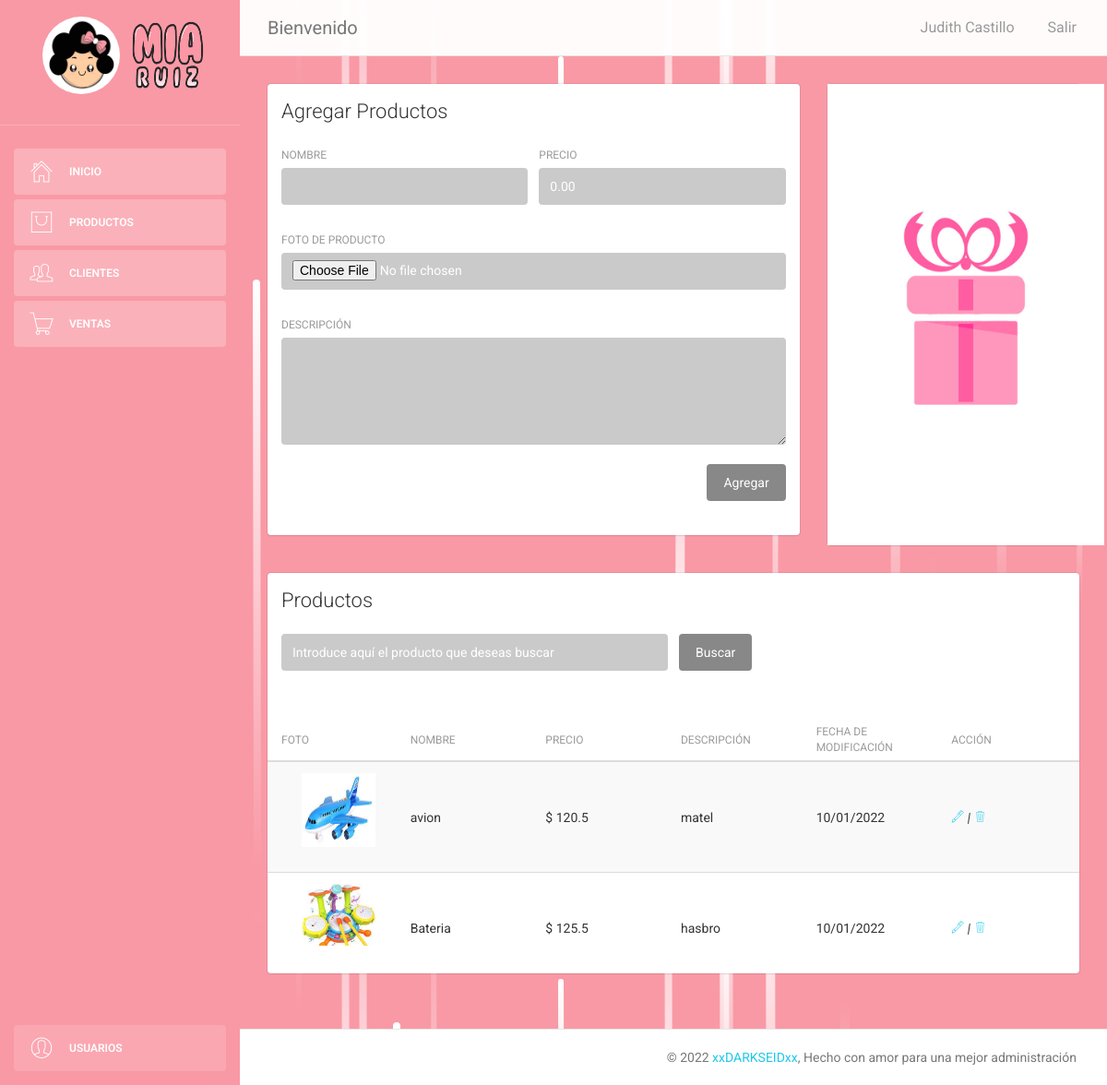
The app's page /body-admin/productos.php (signed in) with its own data.
### tables this page shows
CREATE TABLE `productos` (
  `id_producto` int(11) NOT NULL,
  `nombreP` varchar(50) NOT NULL,
  `precioP` varchar(50) NOT NULL,
  `descriP` varchar(100) NOT NULL,
  `fotoP` varchar(100) NOT NULL,
  `fechaMod` varchar(50) NOT NULL
);

### body-admin/productos.php (the view, shortened to what this page needs)
<?php
  if($_SESSION["logueado"] == TRUE) {
?>
<!doctype html>
<html lang="en">
<head>
    <link href="assets/css/bootstrap.min.css" rel="stylesheet" />
    <link href="assets/css/animate.min.css" rel="stylesheet"/>
    <link href="assets/css/light-bootstrap-dashboard.css?v=1.4.0" rel="stylesheet"/>
    <link href="assets/css/demo.css" rel="stylesheet" />
    <link href="http://maxcdn.bootstrapcdn.com/font-awesome/4.2.0/css/font-awesome.min.css" rel="stylesheet">
    <link href="assets/css/pe-icon-7-stroke.css" rel="stylesheet" />
    <link rel="stylesheet" href="../css/estilos.css">
</head>
<body>
<div class="wrapper">
    <?php require("menuVertical.php");?>
    <div class="main-panel">
        <?php require("menuHorizontal.php");?>
        <div class="content">
            <div class="container-fluid">
                <div class="row">
                    <div class="col-md-8">
                        <div class="card">
                            <div class="header">
                                <h4 class="title">Agregar Productos</h4>
                            </div>
                            <div class="content">
                                <form action="../body-php/controlador/addProductos.php" method="post" enctype="multipart/form-data">
                                    <div class="row">
                                        <div class="col-md-6">
                                            <div class="form-group">
                                                <label>Nombre</label>
                                                <input type="text" name="nameProdcuto" class="form-control" required>
                                            </div>
                                        </div>
                                        <div class="col-md-6">
                                            <div class="form-group">
                                                <label>Precio</label>
                                                <input type="number" onchange="setTwoNumberDecimal" min="0" max="50000" step="0.25" value="0.00" name="precioProdcuto" class="form-control" required>
                                            </div>
                                        </div>
                                    </div>
                                    <div class="row">
                                        <div class="col-md-12">
                                            <div class="form-group">
                                                <label>Foto de Producto</label>
                                                <input type="file" name="foto" class="form-control" required>
                                            </div>
                                        </div>
                                    </div>
                                    <div class="row">
                                        <div class="col-md-12">
                                            <div class="form-group">
                                                <label>Descripción</label>
                                                <textarea rows="5" class="form-control" name="descripcionProdcuto"></textarea>
                                            </div>
                                        </div>
                                    </div>
                                    <button type="submit" name="enviar" class="btn btn-secondary btn-fill pull-right">Agregar</button>
                                    <div class="clearfix"></div>
                                    <div class="row">
                                        <div class="col-md-12">
                                        </div>
                                    </div>
                                </form>
                            </div>
                        </div>
                    </div>
                    <div class="col-md-4">
                        <div class="card">
                            <div class="sidebar-wrapper">
                             <div class="logo">
                                    <div class="form-group text-center pt-3">
                                        <img src='../img/prod.jpg' class='imgF' />
                                    </div>
                                </div>
                            </div>
                        </div>
                    </div>
                    <div class="col-md-12">
                        <div class="card">
                            <div class="header">
                                <h4 class="title">Productos</h4>
                            </div>
                            <div class="content">
                            <div class="row">
                            <form  method='GET'>
                                <div class="col-md-6">
                                    <div class="form-group">
                                        <input type="text" name="buscador" class="form-control" placeholder="Introduce aquí el producto que deseas buscar">
                                    </div>
                                </div>
                                <div class="col-md-6">
                                    <div class="form-group">
                                        <button type="submit" class="btn btn-secondary btn-fill pull-left">Buscar</button>
                                    </div>
                                </div>
                            </form>
                            </div>
                            </div>
                            <div class="content table-full-width">
                                <table class="table table-hover table-striped">
                                    <thead>
                                    	<th>Foto</th>
                                    	<th>Nombre</th>
                                    	<th>Precio</th>
                                    	<th>Descripción</th>
                                        <th>Fecha de Modificación</th>
                                        <?php
                                            if($_SESSION["tipo1"]==1){
                                                echo "<th>Acción</th>";
                                            }
                                        ?>
                                    </thead>
                                    <tbody>
                                    <?php
                                    require("../body-php/controlador/bd.php");
                                    $auxBuscador="\\.[^A-Za-z]*[a-z]";
                                    $consulta = "SELECT * FROM productos where
                                                    nombreP REGEXP '$auxBuscador'
                                                or
                                                    precioP REGEXP '$auxBuscador'
                                                or
                                                    fechaMod REGEXP '$auxBuscador'
                                                ORDER BY nombreP ASC ";
                                    $resultado=$conexion->query($consulta);
                                    while($fila = $resultado->fetch_array()){
                                        echo "<tr>
                                                <td>
                                                    <div class='logo'>
                                                        <div class='form-group text-center pt-3'>
                                                            <img src='assets/img/".$fila['fotoP']."' class='imghomeletras' />
                                                        </div>
                                                    </div>
                                                </td>";
                                        echo "<td>".$fila['nombreP']."</td>";
                                        echo "<td>$ ".$fila['precioP']."</td>";
                                        echo "<td>".$fila['descriP']."</td>";
                                        echo "<td>".$fila['fechaMod']."</td>";
                                        if($_SESSION["tipo1"]==1){
                                        echo "<td>
                                                <a href='modP.php?id_producto=".$fila['id_producto']."&nombreP=".$fila['nombreP']."&precioP=".$fila['precioP']."&descriP=".$fila['descriP']."&fotoP=".$fila['fotoP']."' >
                                                    <i class='pe-7s-pen'></i>
                                                </a>
                                                <i>|</i>
                                                <a href='../body-php/controlador/deleteP.php? id_producto=".$fila['id_producto']."&nombreP=".$fila['nombreP']."&fotoP=".$fila['fotoP']."'>
                                                    <i class='pe-7s-trash'></i>
                                                </a>
                                            </td>";
                                        }
                                        echo "</tr>";
                                    }
                                    ?>
                                    </tbody>
                                </table>
                            </div>
                        </div>
                    </div>
                </div>
            </div>
        </div>
        <?php require("pie.php"); ?>
    </div>
</div>
</body>
</html>
<?php
}
?>

### css/estilos.css (style rules this page uses)
body { background-image: url(../img/fondo.svg); }
.form-control { background: rgba(80, 80, 80, 0.3); border-style: none; transition: 0.5s ease-in; outline: none; box-shadow: none; color: rgb(255, 255, 255); }
.form-control::placeholder { color: white; }
.imghomeletras { width:80px; height:80px; }
.imgF { width:300px; height:500px; }
tbody { display: block; height: 200px; overflow-y: scroll; overflow-x: scroll; }
thead, tbody tr { display: table; width: 100%; table-layout: fixed; }

### records on screen
productos: fotoP (picture), nombreP "avion", precioP "120.5", descriP "matel", fechaMod "10/01/2022"
productos: fotoP (picture), nombreP "Bateria", precioP "125.5", descriP "hasbro", fechaMod "10/01/2022"

### other values on screen
$_SESSION["usr"] "Judith Castillo"
